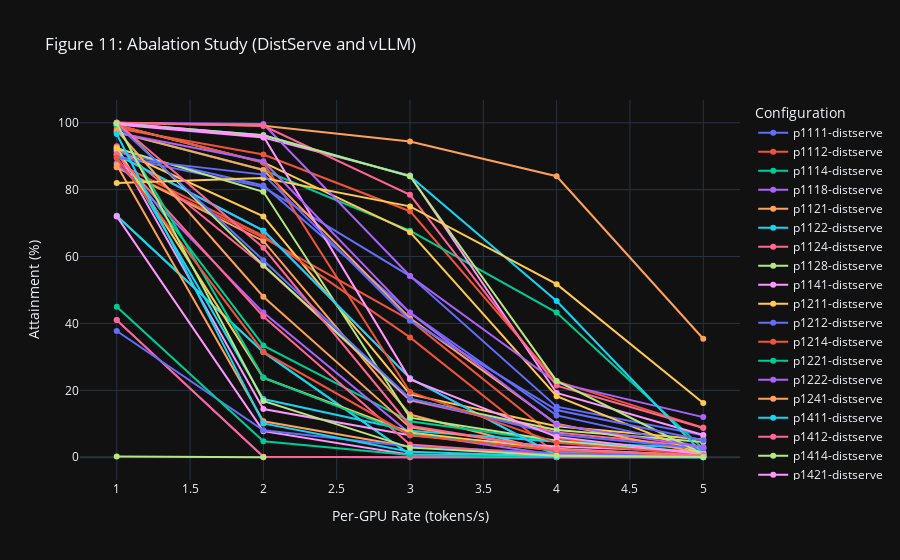

Here is the notebook cell this chart was saved with:
### Code cell
import plotly.graph_objects as go

fig = go.Figure()

# Plot the `figure_11_distserve_high`for some configurations
# tp_prefill = 1, pp_prefill = 1, tp_decode = 1, pp_decode = 1
# x-axis: rate
# y-axis: attainment
# find all combination of tp_prefill, pp_prefill, tp_decode, pp_decode

configs = figure_11_distserve_high[['tp_prefill', 'pp_prefill', 'tp_decode', 'pp_decode']].drop_duplicates()
df = figure_11_distserve_high

for tp_prefill, pp_prefill, tp_decode, pp_decode in configs.values:
    config_df = df[
        (df['tp_prefill'] == tp_prefill) & (df['pp_prefill'] == pp_prefill) &
        (df['tp_decode'] == tp_decode) & (df['pp_decode'] == pp_decode)
        ]
    # plot this inside a plotly plot
    fig.add_trace(go.Scatter(
        x=config_df['per_gpu_rate'], y=config_df['attainment'],
        mode='lines+markers', name=f"p{tp_prefill}{pp_prefill}{tp_decode}{pp_decode}-distserve"
    ))

# Plot the `figure_11_vllm_high`for some configurations
# tp_prefill = 1, pp_prefill = 1
# x-axis: rate
# y-axis: attainment
# find all combination of tp_prefill, pp_prefill

configs = figure_11_vllm_high[['tp_prefill', 'pp_prefill']].drop_duplicates()
df = figure_11_vllm_high

for tp_prefill, pp_prefill in configs.values:
    config_df = df[
        (df['tp_prefill'] == tp_prefill) & (df['pp_prefill'] == pp_prefill)
        ]
    # plot this inside a plotly plot
    fig.add_trace(go.Scatter(
        x=config_df['per_gpu_rate'], y=config_df['attainment'],
        mode='lines+markers', name=f"p{tp_prefill}{pp_prefill}-vllm"
    ))

# fig add title
fig.update_layout(
    title="Figure 11: Abalation Study (DistServe and vLLM)",
    xaxis_title="Per-GPU Rate (tokens/s)",
    yaxis_title="Attainment (%)",
    legend_title="Configuration"
)
fig.write_html("visual/figure_11.full.html")
if is_notebook_mode:
    fig.show()

### Figure 1 — Plotly figure (JSON) as saved in the notebook; plotly's stock layout.template omitted (floating-point values rounded to 4 significant figures)
{"data": [{"mode": "lines+markers", "name": "p1111-distserve", "x": [1.0, 2.0, 3.0, 4.0, 5.0], "y": [90.0, 80.75, 54.17, 15.12, 6.6], "type": "scatter"}, {"mode": "lines+markers", "name": "p1112-distserve", "x": [1.0, 2.0, 3.0, 4.0, 5.0], "y": [86.67, 65.67, 41.0, 5.667, 0.8], "type": "scatter"}, {"mode": "lines+markers", "name": "p1114-distserve", "x": [1.0, 2.0, 3.0, 4.0, 5.0], "y": [72.2, 31.5, 0.8, 0.05, 0.04], "type": "scatter"}, {"mode": "lines+markers", "name": "p1118-distserve", "x": [1.0, 2.0, 3.0, 4.0, 5.0], "y": [41.0, 0.1667, 0.03704, 0.02778, 0.02222], "type": "scatter"}, {"mode": "lines+markers", "name": "p1121-distserve", "x": [1.0, 2.0, 3.0, 4.0, 5.0], "y": [86.67, 64.67, 12.78, 1.333, 0.7333], "type": "scatter"}, {"mode": "lines+markers", "name": "p1122-distserve", "x": [1.0, 2.0, 3.0, 4.0, 5.0], "y": [72.2, 31.4, 0.8, 0.05, 0.04], "type": "scatter"}, {"mode": "lines+markers", "name": "p1124-distserve", "x": [1.0, 2.0, 3.0, 4.0, 5.0], "y": [41.0, 0.1667, 0.03704, 0.02778, 0.02222], "type": "scatter"}, {"mode": "lines+markers", "name": "p1128-distserve", "x": [1.0, 2.0], "y": [0.2353, 0.02941], "type": "scatter"}, {"mode": "lines+markers", "name": "p1141-distserve", "x": [1.0, 2.0, 3.0, 4.0, 5.0], "y": [72.0, 7.8, 0.7333, 0.05, 0.04], "type": "scatter"}, {"mode": "lines+markers", "name": "p1211-distserve", "x": [1.0, 2.0, 3.0, 4.0, 5.0], "y": [92.0, 72.0, 18.78, 9.25, 5.333], "type": "scatter"}, {"mode": "lines+markers", "name": "p1212-distserve", "x": [1.0, 2.0, 3.0, 4.0, 5.0], "y": [91.25, 81.25, 43.25, 12.5, 2.95], "type": "scatter"}, {"mode": "lines+markers", "name": "p1214-distserve", "x": [1.0, 2.0, 3.0, 4.0, 5.0], "y": [88.0, 66.17, 35.83, 0.9583, 0.3333], "type": "scatter"}, {"mode": "lines+markers", "name": "p1221-distserve", "x": [1.0, 2.0, 3.0, 4.0, 5.0], "y": [91.25, 33.38, 10.75, 4.688, 1.5], "type": "scatter"}, {"mode": "lines+markers", "name": "p1222-distserve", "x": [1.0, 2.0, 3.0, 4.0, 5.0], "y": [88.0, 43.25, 7.111, 0.7083, 0.3333], "type": "scatter"}, {"mode": "lines+markers", "name": "p1241-distserve", "x": [1.0, 2.0, 3.0, 4.0, 5.0], "y": [87.33, 10.75, 3.111, 0.6667, 0.3333], "type": "scatter"}, {"mode": "lines+markers", "name": "p1411-distserve", "x": [1.0, 2.0, 3.0, 4.0, 5.0], "y": [92.8, 17.4, 7.933, 4.6, 2.68], "type": "scatter"}, {"mode": "lines+markers", "name": "p1412-distserve", "x": [1.0, 2.0, 3.0, 4.0, 5.0], "y": [93.0, 57.25, 17.0, 7.417, 3.033], "type": "scatter"}, {"mode": "lines+markers", "name": "p1414-distserve", "x": [1.0, 2.0, 3.0, 4.0, 5.0], "y": [92.38, 79.38, 11.83, 4.938, 0.725], "type": "scatter"}, {"mode": "lines+markers", "name": "p1421-distserve", "x": [1.0, 2.0, 3.0, 4.0, 5.0], "y": [91.67, 14.42, 6.556, 3.25, 1.633], "type": "scatter"}, {"mode": "lines+markers", "name": "p1422-distserve", "x": [1.0, 2.0, 3.0, 4.0, 5.0], "y": [92.38, 23.75, 7.417, 2.281, 0.5], "type": "scatter"}, {"mode": "lines+markers", "name": "p1441-distserve", "x": [1.0, 2.0, 3.0, 4.0, 5.0], "y": [37.75, 8.062, 3.25, 1.25, 0.3], "type": "scatter"}, {"mode": "lines+markers", "name": "p2111-distserve", "x": [1.0, 2.0, 3.0, 4.0, 5.0], "y": [98.33, 90.5, 73.56, 22.75, 8.867], "type": "scatter"}, {"mode": "lines+markers", "name": "p2112-distserve", "x": [1.0, 2.0, 3.0, 4.0, 5.0], "y": [97.25, 85.88, 67.75, 43.25, 2.55], "type": "scatter"}, {"mode": "lines+markers", "name": "p2114-distserve", "x": [1.0, 2.0, 3.0, 4.0, 5.0], "y": [90.5, 67.75, 23.61, 0.5417, 0.1], "type": "scatter"}, {"mode": "lines+markers", "name": "p2121-distserve", "x": [1.0, 2.0, 3.0, 4.0, 5.0], "y": [97.25, 85.88, 41.58, 10.0, 1.15], "type": "scatter"}, {"mode": "lines+markers", "name": "p2122-distserve", "x": [1.0, 2.0, 3.0, 4.0, 5.0], "y": [90.5, 67.75, 23.61, 0.5417, 0.1], "type": "scatter"}, {"mode": "lines+markers", "name": "p2141-distserve", "x": [1.0, 2.0, 3.0, 4.0, 5.0], "y": [90.5, 42.08, 3.778, 0.5417, 0.1], "type": "scatter"}, {"mode": "lines+markers", "name": "p2211-distserve", "x": [1.0, 2.0, 3.0, 4.0, 5.0], "y": [100.0, 57.4, 17.33, 8.15, 4.56], "type": "scatter"}, {"mode": "lines+markers", "name": "p2212-distserve", "x": [1.0, 2.0, 3.0, 4.0, 5.0], "y": [99.5, 95.58, 84.22, 19.21, 6.667], "type": "scatter"}, {"mode": "lines+markers", "name": "p2214-distserve", "x": [1.0, 2.0, 3.0, 4.0, 5.0], "y": [99.25, 88.12, 67.29, 18.25, 0.725], "type": "scatter"}, {"mode": "lines+markers", "name": "p2221-distserve", "x": [1.0, 2.0, 3.0, 4.0, 5.0], "y": [99.5, 58.92, 17.56, 6.792, 2.567], "type": "scatter"}, {"mode": "lines+markers", "name": "p2222-distserve", "x": [1.0, 2.0, 3.0, 4.0, 5.0], "y": [99.25, 88.12, 19.5, 4.312, 0.675], "type": "scatter"}, {"mode": "lines+markers", "name": "p2241-distserve", "x": [1.0, 2.0, 3.0, 4.0, 5.0], "y": [99.25, 23.81, 6.833, 1.938, 0.625], "type": "scatter"}, {"mode": "lines+markers", "name": "p4111-distserve", "x": [1.0, 2.0, 3.0, 4.0, 5.0], "y": [100.0, 99.6, 54.2, 22.3, 12.0], "type": "scatter"}, {"mode": "lines+markers", "name": "p4112-distserve", "x": [1.0, 2.0, 3.0, 4.0, 5.0], "y": [100.0, 99.08, 94.39, 84.0, 35.43], "type": "scatter"}, {"mode": "lines+markers", "name": "p4114-distserve", "x": [1.0, 2.0, 3.0, 4.0, 5.0], "y": [99.88, 96.25, 84.0, 46.69, 0.975], "type": "scatter"}, {"mode": "lines+markers", "name": "p4121-distserve", "x": [1.0, 2.0, 3.0, 4.0, 5.0], "y": [100.0, 99.08, 78.44, 21.42, 8.733], "type": "scatter"}, {"mode": "lines+markers", "name": "p4122-distserve", "x": [1.0, 2.0, 3.0, 4.0, 5.0], "y": [99.88, 96.25, 84.0, 22.81, 0.975], "type": "scatter"}, {"mode": "lines+markers", "name": "p4141-distserve", "x": [1.0, 2.0, 3.0, 4.0, 5.0], "y": [99.88, 96.0, 23.29, 6.094, 0.925], "type": "scatter"}, {"mode": "lines+markers", "name": "p11-vllm", "x": [1.0, 2.0, 3.0, 4.0, 5.0], "y": [82.0, 83.5, 75.0, 51.75, 16.2], "type": "scatter"}, {"mode": "lines+markers", "name": "p12-vllm", "x": [1.0, 2.0, 3.0, 4.0, 5.0], "y": [89.5, 84.5, 40.83, 14.12, 5.1], "type": "scatter"}, {"mode": "lines+markers", "name": "p14-vllm", "x": [1.0, 2.0, 3.0, 4.0, 5.0], "y": [89.5, 31.5, 6.583, 2.0, 0.55], "type": "scatter"}, {"mode": "lines+markers", "name": "p18-vllm", "x": [1.0, 2.0, 3.0, 4.0, 5.0], "y": [45.0, 4.75, 0.7083, 0.09375, 0.0], "type": "scatter"}, {"mode": "lines+markers", "name": "p21-vllm", "x": [1.0, 2.0, 3.0, 4.0, 5.0], "y": [97.0, 88.5, 43.17, 9.75, 3.0], "type": "scatter"}, {"mode": "lines+markers", "name": "p22-vllm", "x": [1.0, 2.0, 3.0, 4.0, 5.0], "y": [97.75, 48.0, 8.917, 2.562, 0.45], "type": "scatter"}, {"mode": "lines+markers", "name": "p24-vllm", "x": [1.0, 2.0, 3.0, 4.0, 5.0], "y": [96.62, 10.12, 1.667, 0.2188, 0.025], "type": "scatter"}, {"mode": "lines+markers", "name": "p41-vllm", "x": [1.0, 2.0, 3.0, 4.0, 5.0], "y": [100.0, 62.62, 9.417, 2.312, 0.45], "type": "scatter"}, {"mode": "lines+markers", "name": "p42-vllm", "x": [1.0, 2.0, 3.0, 4.0, 5.0], "y": [99.88, 16.81, 2.875, 0.4375, 0.05], "type": "scatter"}], "layout": {"title": {"text": "Figure 11: Abalation Study (DistServe and vLLM)"}, "xaxis": {"title": {"text": "Per-GPU Rate (tokens/s)"}}, "yaxis": {"title": {"text": "Attainment (%)"}}, "legend": {"title": {"text": "Configuration"}}}}
